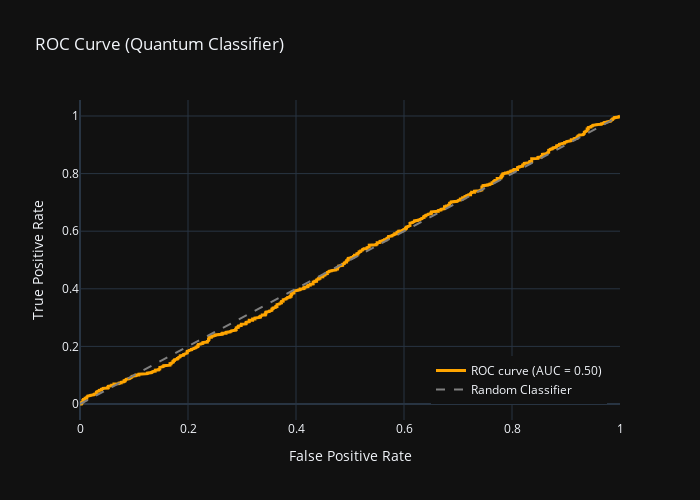

The cell this chart's notebook holds for it:
### Code cell
fig = go.Figure()

# 3. Add ROC curve trace
fig.add_trace(go.Scatter(
    x=fpr, y=tpr,
    mode='lines',
    name=f'ROC curve (AUC = {roc_auc:.2f})',
    line=dict(color='orange', width=3)
))

# 4. Add diagonal line (random baseline)
fig.add_trace(go.Scatter(
    x=[0, 1], y=[0, 1],
    mode='lines',
    name='Random Classifier',
    line=dict(color='gray', dash='dash')
))

# 5. Customize layout
fig.update_layout(
    title='ROC Curve (Quantum Classifier)',
    xaxis_title='False Positive Rate',
    yaxis_title='True Positive Rate',
    legend=dict(x=0.65, y=0.05),
    width=700,
    height=500,
    template='plotly_dark'
)

# 6. Show the plot
fig.show()

### Figure 1 — Plotly figure (JSON) as saved in the notebook; plotly's stock layout.template omitted (floating-point values rounded to 4 significant figures; data arrays with more than 128 entries replaced by an {"elided": "..."} marker saying what was removed)
{"data": [{"line": {"color": "orange", "width": 3}, "mode": "lines", "name": "ROC curve (AUC = 0.50)", "type": "scatter", "x": {"elided": "998 float values"}, "y": {"elided": "998 float values"}}, {"line": {"color": "gray", "dash": "dash"}, "mode": "lines", "name": "Random Classifier", "type": "scatter", "x": [0, 1], "y": [0, 1]}], "layout": {"height": 500, "legend": {"x": 0.65, "y": 0.05}, "title": {"text": "ROC Curve (Quantum Classifier)"}, "width": 700, "xaxis": {"title": {"text": "False Positive Rate"}}, "yaxis": {"title": {"text": "True Positive Rate"}}}}
